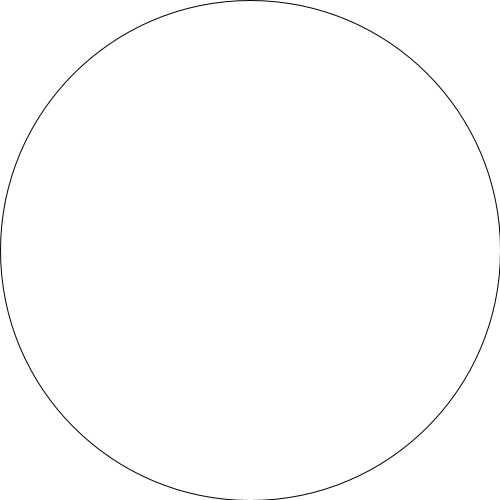
Frame 1 (no input)
Frame 60 (the mouse pressed at the canvas centre just before this capture): identical to frame 1, image omitted
Frame 120 (the mouse held since frame 60 and released just before this capture): identical to frame 1, image omitted

The Processing sketch that drew this single still picture (run headless with seeded random() and noise(); from frame 60 on, the mouse is pressed at the canvas centre):

// Processing sketch: Demo_Morning_Data_Portrait_v2
// ── Demo_Morning_Data_Portrait_v2.pde
// Rest Orb

void setup() {
  size(500, 500);
  background(255);

  // Inputs
  int hourIWoke = 7;
  float hoursSlept = 15.5;
  int coffeeCups = 1;

  // Rest score in [0,1] (simple model)
  float restScore = hoursSlept / 8.0;            // 8h ideal
  restScore -= abs(hourIWoke - 7) * 0.3;        // farther from ~7am = worse
  restScore -= coffeeCups * 0.08;                // each cup reduces rest
  restScore = constrain(restScore, 0, 1);

  // Circle size from restScore (uses += and *=)
  float d = width;          // base diameter
  d *= restScore;   // compound multiply


  // tired→darker, rested→lighter
  int c = int(restScore * 255);
  fill(c);
  circle(width/2, height/2, d);

  // Console output only (no on-canvas labels)
  println("restScore:", nf(restScore,1,2));
  println("coffeeCups:", coffeeCups);
}
void draw() {}
